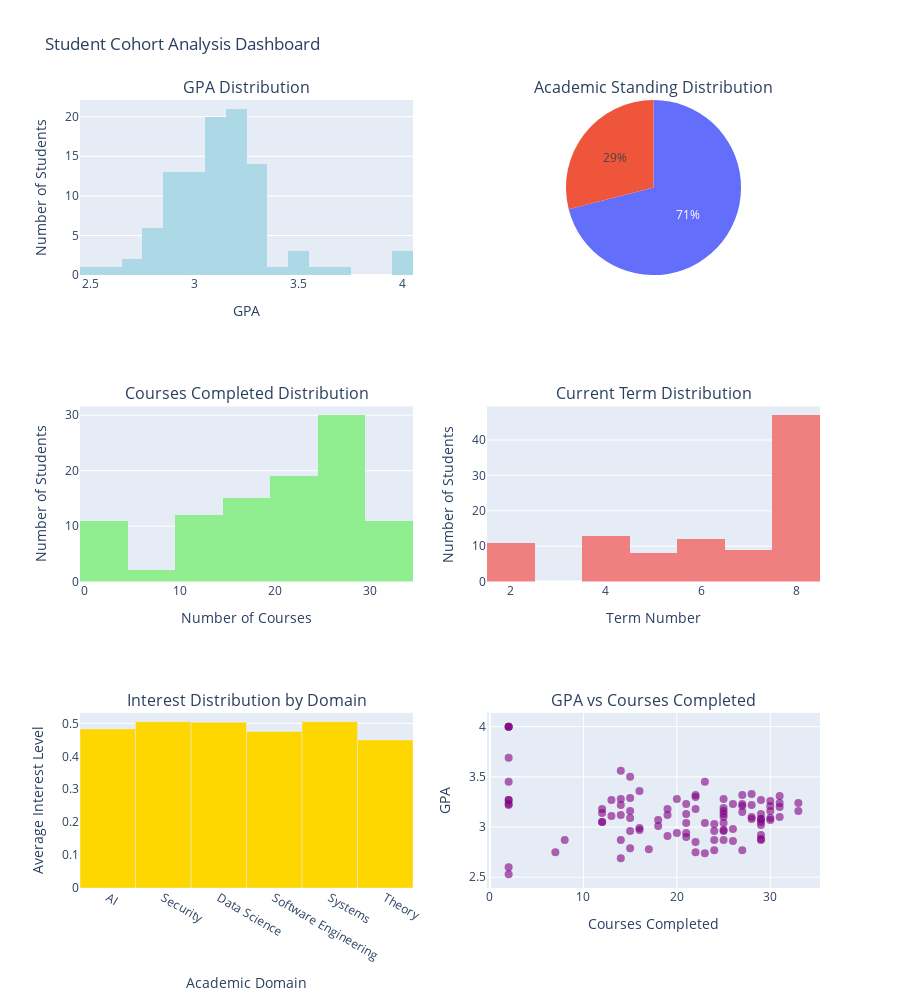

Write notebook code for a chart like this one.
### Markdown cell above
## 1. Student Cohort Visualization

Let's visualize the characteristics of our simulated student population to understand the diversity and realism of the generated profiles.

### Code cell
# Create comprehensive student cohort visualizations
fig = make_subplots(
    rows=3, cols=2,
    subplot_titles=['GPA Distribution', 'Academic Standing Distribution', 
                   'Courses Completed Distribution', 'Current Term Distribution',
                   'Interest Distribution by Domain', 'GPA vs Courses Completed'],
    specs=[[{"type": "histogram"}, {"type": "pie"}],
           [{"type": "histogram"}, {"type": "histogram"}],
           [{"type": "bar"}, {"type": "scatter"}]]
)

# 1. GPA Distribution
gpas = [s.gpa for s in students]
fig.add_trace(go.Histogram(
    x=gpas, nbinsx=20, name="GPA Distribution", 
    marker_color='lightblue', showlegend=False
), row=1, col=1)

# 2. Academic Standing Distribution
standing_counts = {}
for s in students:
    standing_counts[s.academic_standing] = standing_counts.get(s.academic_standing, 0) + 1

fig.add_trace(go.Pie(
    labels=list(standing_counts.keys()), 
    values=list(standing_counts.values()),
    name="Academic Standing", showlegend=False
), row=1, col=2)

# 3. Courses Completed Distribution
courses_completed = [len(s.completed_courses) for s in students]
fig.add_trace(go.Histogram(
    x=courses_completed, nbinsx=15, name="Courses Completed",
    marker_color='lightgreen', showlegend=False
), row=2, col=1)

# 4. Current Term Distribution
current_terms = [s.current_term for s in students]
fig.add_trace(go.Histogram(
    x=current_terms, nbinsx=10, name="Current Term",
    marker_color='lightcoral', showlegend=False
), row=2, col=2)

# 5. Interest Distribution by Domain
domains = ['AI', 'Security', 'Data Science', 'Software Engineering', 'Systems', 'Theory']
avg_interests = []
for domain in domains:
    avg_interest = np.mean([s.interests.get(domain, 0) for s in students])
    avg_interests.append(avg_interest)

fig.add_trace(go.Bar(
    x=domains, y=avg_interests, name="Average Interest",
    marker_color='gold', showlegend=False
), row=3, col=1)

# 6. GPA vs Courses Completed Scatter
fig.add_trace(go.Scatter(
    x=courses_completed, y=gpas, mode='markers',
    marker=dict(color='purple', size=8, opacity=0.6),
    name="GPA vs Courses", showlegend=False
), row=3, col=2)

# Update layout
fig.update_layout(
    title_text="Student Cohort Analysis Dashboard",
    height=1000,
    showlegend=False
)

# Update x-axis labels
fig.update_xaxes(title_text="GPA", row=1, col=1)
fig.update_xaxes(title_text="Number of Courses", row=2, col=1)
fig.update_xaxes(title_text="Term Number", row=2, col=2)
fig.update_xaxes(title_text="Academic Domain", row=3, col=1)
fig.update_xaxes(title_text="Courses Completed", row=3, col=2)

# Update y-axis labels
fig.update_yaxes(title_text="Number of Students", row=1, col=1)
fig.update_yaxes(title_text="Number of Students", row=2, col=1)
fig.update_yaxes(title_text="Number of Students", row=2, col=2)
fig.update_yaxes(title_text="Average Interest Level", row=3, col=1)
fig.update_yaxes(title_text="GPA", row=3, col=2)

fig.show()

print("📊 Cohort visualization complete!")
print(f"   - Generated visualizations for {len(students)} students")
print(f"   - GPA range: {min(gpas):.2f} - {max(gpas):.2f}")
print(f"   - Course completion range: {min(courses_completed)} - {max(courses_completed)}")

### Figure 1 — Plotly figure (JSON) as saved in the notebook; plotly's stock layout.template omitted (floating-point values rounded to 4 significant figures)
{"data": [{"marker": {"color": "lightblue"}, "name": "GPA Distribution", "nbinsx": 20, "showlegend": false, "type": "histogram", "x": [2.94, 3.03, 3.04, 2.97, 3.28, 2.86, 3.18, 2.85, 3.27, 4, 3.27, 3.01, 3.23, 3.45, 2.92, 3.15, 2.74, 3.32, 2.88, 3.26, 3.05, 2.6, 3.23, 3.24, 2.96, 3.31, 2.87, 3.27, 2.77, 2.97, 3.18, 2.96, 3.24, 3.08, 2.87, 3.11, 3.45, 3.16, 2.99, 4, 3.16, 2.9, 3.13, 3.22, 2.53, 3.29, 3.08, 4, 2.98, 3.04, 3.1, 3.12, 3.3, 2.69, 2.87, 3.21, 3.69, 3.05, 3.14, 2.75, 3.05, 3.07, 3.21, 3.04, 3.23, 3.07, 3.08, 2.78, 2.96, 3.09, 3.16, 2.77, 3.22, 3.2, 3.56, 3.09, 3.28, 2.75, 3.5, 3.23, 3.02, 3.36, 3.19, 3.13, 2.91, 2.94, 2.87, 3.28, 3.27, 3.33, 3.16, 3.22, 3.1, 3.1, 3.18, 2.87, 3.13, 3.32, 3.12, 2.79], "xaxis": "x", "yaxis": "y"}, {"domain": {"x": [0.55, 1], "y": [0.7778, 1]}, "labels": ["Warning", "Good"], "name": "Academic Standing", "showlegend": false, "type": "pie", "values": [71, 29]}, {"marker": {"color": "lightgreen"}, "name": "Courses Completed", "nbinsx": 15, "showlegend": false, "type": "histogram", "x": [21, 24, 21, 25, 14, 26, 19, 22, 29, 2, 13, 18, 21, 23, 29, 27, 23, 22, 29, 30, 12, 2, 2, 31, 25, 31, 8, 2, 27, 16, 22, 24, 33, 29, 29, 13, 2, 30, 16, 2, 25, 21, 21, 28, 2, 15, 29, 2, 26, 25, 28, 14, 22, 14, 24, 30, 2, 29, 12, 7, 12, 30, 27, 23, 26, 18, 28, 17, 15, 15, 33, 24, 14, 31, 14, 30, 20, 22, 15, 27, 29, 16, 25, 29, 19, 20, 25, 25, 2, 28, 15, 2, 31, 25, 12, 14, 25, 27, 19, 15], "xaxis": "x2", "yaxis": "y2"}, {"marker": {"color": "lightcoral"}, "name": "Current Term", "nbinsx": 10, "showlegend": false, "type": "histogram", "x": [7, 8, 8, 8, 4, 8, 5, 7, 8, 2, 5, 7, 5, 8, 8, 7, 8, 6, 8, 8, 4, 2, 2, 8, 8, 8, 4, 2, 8, 6, 8, 8, 8, 8, 8, 4, 2, 8, 6, 2, 8, 7, 6, 8, 2, 4, 8, 2, 7, 8, 8, 4, 8, 6, 8, 8, 2, 8, 5, 4, 4, 8, 8, 6, 8, 5, 8, 4, 6, 4, 8, 8, 4, 8, 5, 8, 6, 6, 5, 8, 8, 7, 8, 8, 7, 7, 8, 8, 2, 8, 4, 2, 8, 6, 5, 4, 8, 8, 6, 6], "xaxis": "x3", "yaxis": "y3"}, {"marker": {"color": "gold"}, "name": "Average Interest", "showlegend": false, "type": "bar", "x": ["AI", "Security", "Data Science", "Software Engineering", "Systems", "Theory"], "xaxis": "x4", "y": [0.4833, 0.5052, 0.5035, 0.4757, 0.5054, 0.4498], "yaxis": "y4"}, {"marker": {"color": "purple", "opacity": 0.6, "size": 8}, "mode": "markers", "name": "GPA vs Courses", "showlegend": false, "type": "scatter", "x": [21, 24, 21, 25, 14, 26, 19, 22, 29, 2, 13, 18, 21, 23, 29, 27, 23, 22, 29, 30, 12, 2, 2, 31, 25, 31, 8, 2, 27, 16, 22, 24, 33, 29, 29, 13, 2, 30, 16, 2, 25, 21, 21, 28, 2, 15, 29, 2, 26, 25, 28, 14, 22, 14, 24, 30, 2, 29, 12, 7, 12, 30, 27, 23, 26, 18, 28, 17, 15, 15, 33, 24, 14, 31, 14, 30, 20, 22, 15, 27, 29, 16, 25, 29, 19, 20, 25, 25, 2, 28, 15, 2, 31, 25, 12, 14, 25, 27, 19, 15], "xaxis": "x5", "y": [2.94, 3.03, 3.04, 2.97, 3.28, 2.86, 3.18, 2.85, 3.27, 4, 3.27, 3.01, 3.23, 3.45, 2.92, 3.15, 2.74, 3.32, 2.88, 3.26, 3.05, 2.6, 3.23, 3.24, 2.96, 3.31, 2.87, 3.27, 2.77, 2.97, 3.18, 2.96, 3.24, 3.08, 2.87, 3.11, 3.45, 3.16, 2.99, 4, 3.16, 2.9, 3.13, 3.22, 2.53, 3.29, 3.08, 4, 2.98, 3.04, 3.1, 3.12, 3.3, 2.69, 2.87, 3.21, 3.69, 3.05, 3.14, 2.75, 3.05, 3.07, 3.21, 3.04, 3.23, 3.07, 3.08, 2.78, 2.96, 3.09, 3.16, 2.77, 3.22, 3.2, 3.56, 3.09, 3.28, 2.75, 3.5, 3.23, 3.02, 3.36, 3.19, 3.13, 2.91, 2.94, 2.87, 3.28, 3.27, 3.33, 3.16, 3.22, 3.1, 3.1, 3.18, 2.87, 3.13, 3.32, 3.12, 2.79], "yaxis": "y5"}], "layout": {"annotations": [{"font": {"size": 16}, "showarrow": false, "text": "GPA Distribution", "x": 0.225, "xanchor": "center", "xref": "paper", "y": 1, "yanchor": "bottom", "yref": "paper"}, {"font": {"size": 16}, "showarrow": false, "text": "Academic Standing Distribution", "x": 0.775, "xanchor": "center", "xref": "paper", "y": 1, "yanchor": "bottom", "yref": "paper"}, {"font": {"size": 16}, "showarrow": false, "text": "Courses Completed Distribution", "x": 0.225, "xanchor": "center", "xref": "paper", "y": 0.6111, "yanchor": "bottom", "yref": "paper"}, {"font": {"size": 16}, "showarrow": false, "text": "Current Term Distribution", "x": 0.775, "xanchor": "center", "xref": "paper", "y": 0.6111, "yanchor": "bottom", "yref": "paper"}, {"font": {"size": 16}, "showarrow": false, "text": "Interest Distribution by Domain", "x": 0.225, "xanchor": "center", "xref": "paper", "y": 0.2222, "yanchor": "bottom", "yref": "paper"}, {"font": {"size": 16}, "showarrow": false, "text": "GPA vs Courses Completed", "x": 0.775, "xanchor": "center", "xref": "paper", "y": 0.2222, "yanchor": "bottom", "yref": "paper"}], "height": 1000, "showlegend": false, "title": {"text": "Student Cohort Analysis Dashboard"}, "xaxis": {"anchor": "y", "domain": [0, 0.45], "title": {"text": "GPA"}}, "xaxis2": {"anchor": "y2", "domain": [0, 0.45], "title": {"text": "Number of Courses"}}, "xaxis3": {"anchor": "y3", "domain": [0.55, 1], "title": {"text": "Term Number"}}, "xaxis4": {"anchor": "y4", "domain": [0, 0.45], "title": {"text": "Academic Domain"}}, "xaxis5": {"anchor": "y5", "domain": [0.55, 1], "title": {"text": "Courses Completed"}}, "yaxis": {"anchor": "x", "domain": [0.7778, 1], "title": {"text": "Number of Students"}}, "yaxis2": {"anchor": "x2", "domain": [0.3889, 0.6111], "title": {"text": "Number of Students"}}, "yaxis3": {"anchor": "x3", "domain": [0.3889, 0.6111], "title": {"text": "Number of Students"}}, "yaxis4": {"anchor": "x4", "domain": [0, 0.2222], "title": {"text": "Average Interest Level"}}, "yaxis5": {"anchor": "x5", "domain": [0, 0.2222], "title": {"text": "GPA"}}}}
